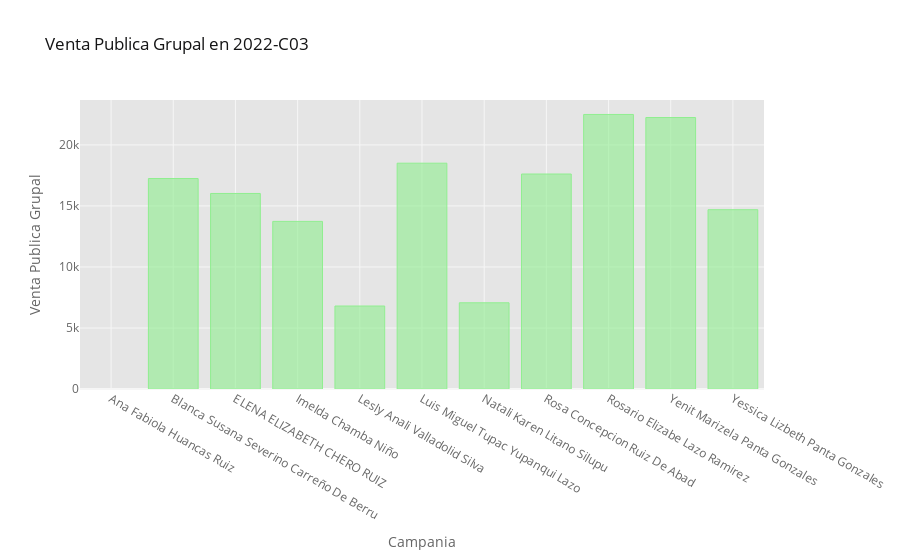

Notebook code for this chart:
### Code cell
df_desempeno_2022_C03 = df_desempeno[df_desempeno.index.isin(['2022-C03'])]
df_desempeno_2022_C03 = df_desempeno_2022_C03.T
df_desempeno_2022_C03.iplot(kind='bar', color='lightgreen',
                           xTitle='Campania', yTitle='Venta Publica Grupal',
                           title='Venta Publica Grupal en 2022-C03')

### Figure 1 — Plotly figure (JSON) as saved in the notebook; plotly's stock layout.template omitted (floating-point values rounded to 4 significant figures)
{"data": [{"marker": {"color": "rgba(144, 238, 144, 0.6)", "line": {"color": "rgba(144, 238, 144, 1.0)", "width": 1}}, "name": "2022-C03", "orientation": "v", "text": "", "type": "bar", "x": ["Ana Fabiola Huancas Ruiz", "Blanca Susana Severino Carreño De Berru", "ELENA ELIZABETH CHERO RUIZ", "Imelda Chamba Niño", "Lesly Anali Valladolid Silva", "Luis Miguel Tupac Yupanqui Lazo", "Natali Karen Litano Silupu", "Rosa Concepcion Ruiz De Abad", "Rosario Elizabe Lazo Ramirez", "Yenit Marizela Panta Gonzales", "Yessica Lizbeth Panta Gonzales"], "y": ["", 17240.0, 16020.0, 13733, 6799.0, 18500.0, 7063.0, 17610.0, 22490.0, 22240.0, 14690.0]}], "layout": {"legend": {"bgcolor": "#FFFFFF", "font": {"color": "#666666"}}, "paper_bgcolor": "#FFFFFF", "plot_bgcolor": "#E5E5E5", "title": {"font": {"color": "#151516"}, "text": "Venta Publica Grupal en 2022-C03"}, "xaxis": {"gridcolor": "#F6F6F6", "showgrid": true, "tickfont": {"color": "#666666"}, "title": {"font": {"color": "#666666"}, "text": "Campania"}, "zerolinecolor": "#F6F6F6"}, "yaxis": {"gridcolor": "#F6F6F6", "showgrid": true, "tickfont": {"color": "#666666"}, "title": {"font": {"color": "#666666"}, "text": "Venta Publica Grupal"}, "zerolinecolor": "#F6F6F6"}}}
